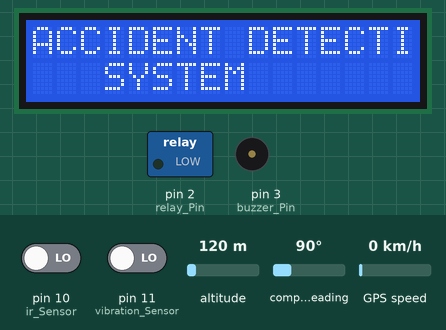
This sketch was run on a simulated Arduino Uno, built with avr-gcc and run on an emulated ATmega328P. Shown: 16×2 character LCD, switched loads named in the sketch (green lamp = pin HIGH), buzzer (waves = sounding, pin HIGH). Inputs (shaded band) come from the test bench; at power-on: pin 10 (ir_Sensor) LOW, pin 11 (vibration_Sensor) LOW, altitude 120 m, compass heading 90°, GPS speed 0 km/h. The GPS gets a fix after 3 s at 37.7749, -122.4194 with 8 satellites; what the sketch prints to the serial monitor is not drawn.

Above: at 0.11 s.
1.3 s: pin 10 (ir_Sensor) driven HIGH
At 1.78 s:
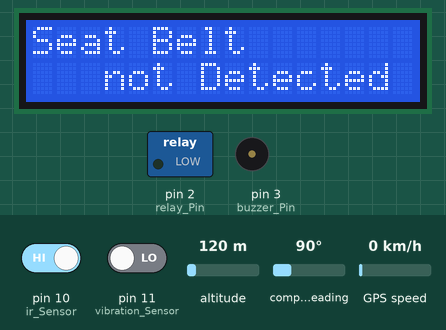
At 2.9 s:
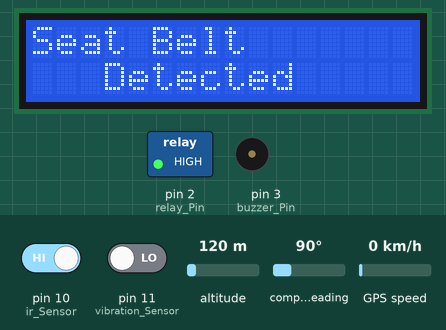
3.8 s: pin 11 (vibration_Sensor) driven HIGH
At 5.9 s:
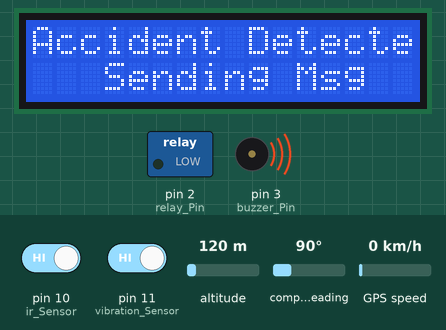
Timing chart, 0 to 7.4 s (numbered marks = the images above; inputs shaded):
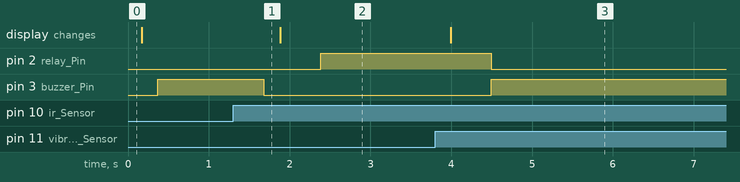

Measured:
- after the input at 1.3 s, pin 2 (relay_Pin): LOW → HIGH after 1.1 s; pin 3 (buzzer_Pin): HIGH → LOW after 0.38 s
- after the input at 3.8 s, pin 2 (relay_Pin): HIGH → LOW after 0.69 s; pin 3 (buzzer_Pin): LOW → HIGH after 0.69 s; the display: changes after 0.19 s (image 3)

The sketch:

cherotich_code.ino
```cpp
#include <LiquidCrystal.h>
#include <TinyGPS.h>

LiquidCrystal lcd(4, 5, 6, 7, 8, 9);
const int relay_Pin = 2;
const int buzzer_Pin = 3;
const int ir_Sensor = 10;
const int vibration_Sensor = 11;

TinyGPS gps;
long lat, lon;
bool ir_status = LOW;
bool vibration_status = LOW;

void setup() {
  pinMode(relay_Pin, OUTPUT);
  pinMode(buzzer_Pin, OUTPUT);
  pinMode(ir_Sensor, INPUT);
  pinMode(vibration_Sensor, INPUT);

  Serial.begin(9600);
  lcd.begin(16, 2);
  lcd.print("ACCIDENT DETECTION");
  lcd.setCursor(3, 2);
  lcd.print("SYSTEM");
}

void loop() {
  ir_status = digitalRead(ir_Sensor);
  delay(100);

  if(ir_status == HIGH) {
    digitalWrite(buzzer_Pin, LOW);
    delay(200);
    lcd.clear();
    lcd.print("Seat Belt");
    lcd.setCursor(3, 2);
    lcd.print("Detected");
    delay(500);

    digitalWrite(relay_Pin, HIGH);  // Turn on the relay

    while(1) {
      vibration_status = digitalRead(vibration_Sensor);
      delay(100);

      if(vibration_status == HIGH) {
        lcd.clear();
        lcd.print("Accident Detected");
        lcd.setCursor(3, 2);
        lcd.print("Sending Msg");
        delay(500);

        digitalWrite(relay_Pin, LOW);   // Turn off the relay
        digitalWrite(buzzer_Pin, HIGH); // Turn on the buzzer

        Serial.println("AT+CMGF=1");    //Sets the GSM Module in Text Mode
        delay(1000);  // Delay of 1000 milli seconds or 1 second
        Serial.println("AT+CMGS=\"+254724904084\"\r"); // Replace x with mobile number
        delay(1000);
        Serial.println("Accident Detected, please check location");// The SMS text you want to send
        while(1) {
          gps_read();
        }
      } else {
        digitalWrite(relay_Pin, HIGH);  // Turn on the relay
        digitalWrite(buzzer_Pin, LOW);  // Turn off the buzzer
      }
    }
  } else {
    lcd.clear();
    lcd.print("Seat Belt");
    lcd.setCursor(3, 2);
    lcd.print("not Detected");
    digitalWrite(relay_Pin, LOW);
    delay(200);
    digitalWrite(buzzer_Pin, HIGH);
    delay(200);
  }
}

void gps_read() {
  byte a;

  if(Serial.available()) {
    a = Serial.read();

    while(gps.encode(a)) {   // encode gps data
      gps.get_position(&lat,&lon); // get latitude and longitude

      Serial.println("Position: ");
      Serial.print("lat:");
      Serial.println((lat*0.000001),8);
      Serial.print("log:");
      Serial.println((lon*0.000001),8);
    }
  }
}
```
